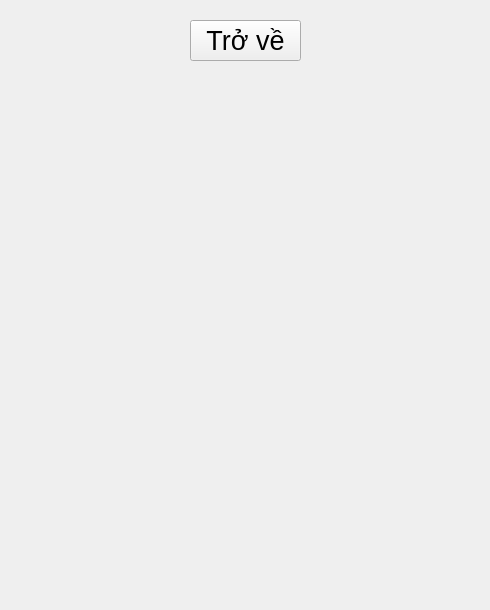
<?xml version="1.0" encoding="UTF-8"?>
<ui version="4.0">
 <class>MainWindow</class>
 <widget class="QMainWindow" name="MainWindow">
  <property name="geometry">
   <rect>
    <x>0</x>
    <y>0</y>
    <width>490</width>
    <height>610</height>
   </rect>
  </property>
  <property name="minimumSize">
   <size>
    <width>490</width>
    <height>610</height>
   </size>
  </property>
  <property name="maximumSize">
   <size>
    <width>515</width>
    <height>610</height>
   </size>
  </property>
  <property name="windowTitle">
   <string>Mã bí mật</string>
  </property>
  <property name="windowIcon">
   <iconset resource="rc.qrc">
    <normaloff>:/background/icon/qr-code.png</normaloff>:/background/icon/qr-code.png</iconset>
  </property>
  <property name="styleSheet">
   <string notr="true">QMainWindow {
	border-image: url(:/background/image/qr.png);
}</string>
  </property>
  <widget class="QWidget" name="centralwidget">
   <widget class="QPushButton" name="b_qrexit">
    <property name="geometry">
     <rect>
      <x>190</x>
      <y>20</y>
      <width>111</width>
      <height>41</height>
     </rect>
    </property>
    <property name="font">
     <font>
      <pointsize>20</pointsize>
     </font>
    </property>
    <property name="text">
     <string>Trở về</string>
    </property>
    <property name="shortcut">
     <string>Home, Home Page</string>
    </property>
   </widget>
  </widget>
 </widget>
 <resources>
  <include location="rc.qrc"/>
 </resources>
 <connections/>
</ui>
